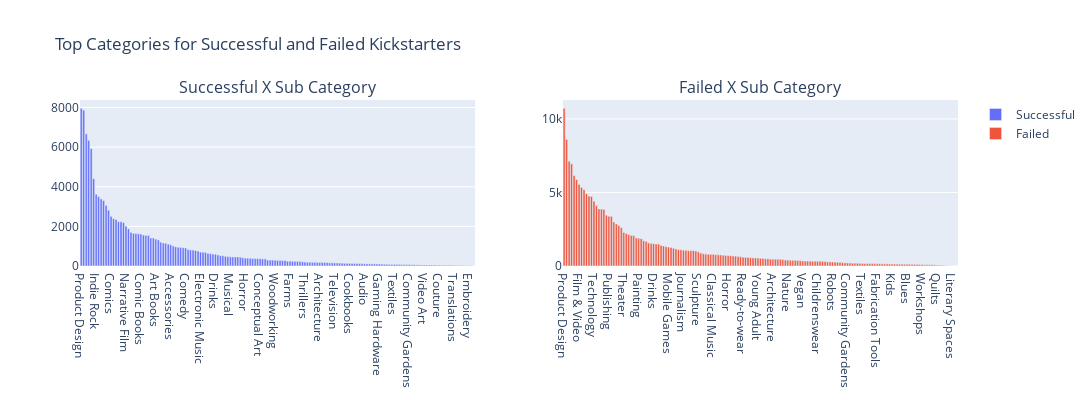

Here is the notebook cell this chart was saved with:
### Code cell
#first plot success X sub category  
trace1 = go.Bar(
            x=success.category.value_counts().index,
            y=success.category.value_counts().values,
            name = 'Successful', 
        )

#second plot fail X sub category
trace2 = go.Bar(
            x=fail.category.value_counts().index,
            y=fail.category.value_counts().values,
            name = 'Failed', 
        )

fig = tools.make_subplots(rows=1, cols=2, subplot_titles=('Successful X Sub Category', 'Failed X Sub Category'))
fig.append_trace(trace1, 1, 1) #adding both plots to graphic
fig.append_trace(trace2, 1, 2)

fig['layout'].update(height=400, width=1100, title='Top Categories for Successful and Failed Kickstarters') #dimensions and title

iplot(fig)

### Figure 1 — Plotly figure (JSON) as saved in the notebook; plotly's stock layout.template omitted (floating-point values rounded to 4 significant figures; data arrays with more than 128 entries replaced by an {"elided": "..."} marker saying what was removed)
{"data": [{"name": "Successful", "type": "bar", "x": {"elided": "159 str values"}, "xaxis": "x", "y": {"elided": "159 int values"}, "yaxis": "y"}, {"name": "Failed", "type": "bar", "x": {"elided": "159 str values"}, "xaxis": "x2", "y": {"elided": "159 int values"}, "yaxis": "y2"}], "layout": {"annotations": [{"font": {"size": 16}, "showarrow": false, "text": "Successful X Sub Category", "x": 0.225, "xanchor": "center", "xref": "paper", "y": 1, "yanchor": "bottom", "yref": "paper"}, {"font": {"size": 16}, "showarrow": false, "text": "Failed X Sub Category", "x": 0.775, "xanchor": "center", "xref": "paper", "y": 1, "yanchor": "bottom", "yref": "paper"}], "height": 400, "title": {"text": "Top Categories for Successful and Failed Kickstarters"}, "width": 1100, "xaxis": {"anchor": "y", "domain": [0, 0.45]}, "xaxis2": {"anchor": "y2", "domain": [0.55, 1]}, "yaxis": {"anchor": "x", "domain": [0, 1]}, "yaxis2": {"anchor": "x2", "domain": [0, 1]}}}
